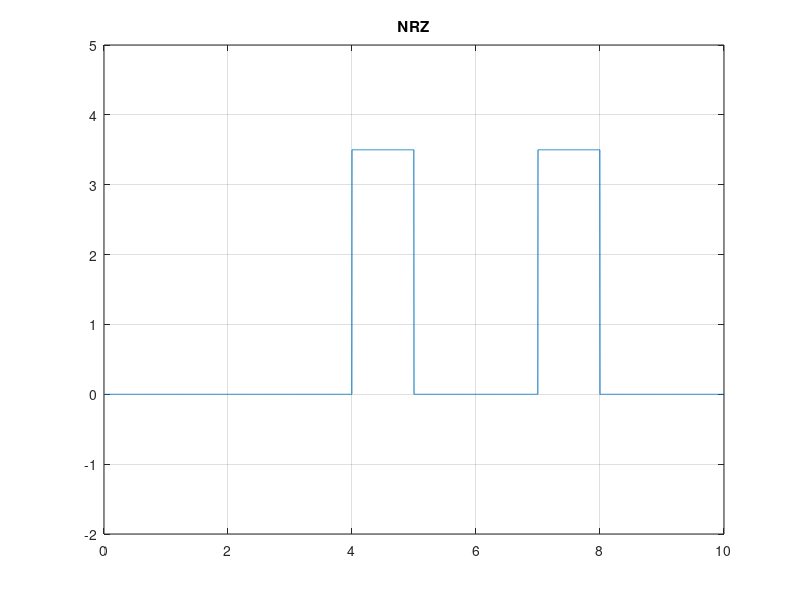

Here is the MATLAB script that generated this plot:
% code for   NRZ-L  signal
clc;
clear;
x=[ 0 0 0 0 1 0 0 1 0 0 ];
T=length(x);
n=400;
N=n*T;
dt=T/N;
t=0:dt:T;
y=zeros(1,length(t));
for i=0:T-1;
    if x(i+1)==1
        y(i*n+1 : (i+1)*n)=3.5;
    else
        y(i*n+1 : (i+1)*n)=0;
    end;
end;
plot(t,y);
axis([0 t(end) -2 5]);
grid on;
title('NRZ');


%end;


%the output is:-